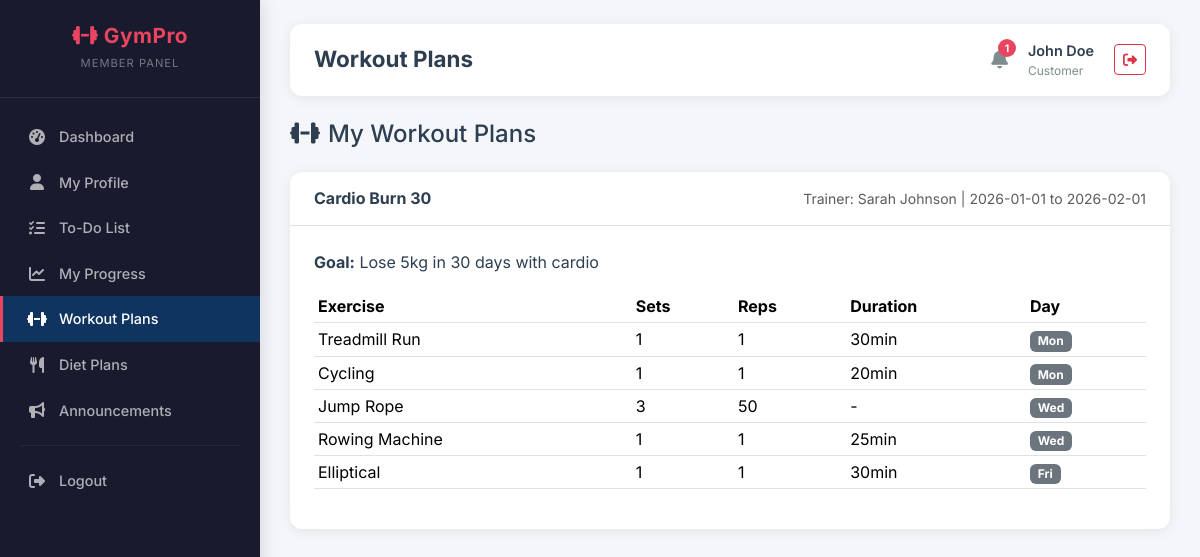
/customer/workout.php (signed in), run on the app's committed database.
### tables this page shows
CREATE TABLE workout_plans (
    plan_id INT AUTO_INCREMENT PRIMARY KEY,
    member_id INT,
    trainer_id INT,
    plan_name VARCHAR(100) NOT NULL,
    goal TEXT,
    start_date DATE,
    end_date DATE,
    created_at TIMESTAMP DEFAULT CURRENT_TIMESTAMP,
    FOREIGN KEY (member_id) REFERENCES users(user_id) ON DELETE CASCADE,
    FOREIGN KEY (trainer_id) REFERENCES trainers(trainer_id)
);

CREATE TABLE users (
    user_id INT AUTO_INCREMENT PRIMARY KEY,
    full_name VARCHAR(100) NOT NULL,
    email VARCHAR(100) UNIQUE NOT NULL,
    password VARCHAR(255) NOT NULL,
    phone VARCHAR(20),
    gender ENUM('male','female','other'),
    role ENUM('admin','staff','customer') DEFAULT 'customer',
    status ENUM('active','pending','expired','frozen') DEFAULT 'pending',
    profile_pic VARCHAR(255),
    address TEXT,
    dob DATE,
    created_at TIMESTAMP DEFAULT CURRENT_TIMESTAMP
);

CREATE TABLE workout_exercises (
    exercise_id INT AUTO_INCREMENT PRIMARY KEY,
    plan_id INT,
    exercise_name VARCHAR(100) NOT NULL,
    sets INT,
    reps INT,
    duration_minutes INT,
    day_of_week ENUM('Mon','Tue','Wed','Thu','Fri','Sat','Sun'),
    notes TEXT,
    FOREIGN KEY (plan_id) REFERENCES workout_plans(plan_id) ON DELETE CASCADE
);

### customer/workout.php (the view, shortened to what this page needs)
<?php
require_once __DIR__ . '/../config/db.php';
$uid = $_SESSION['user_id'];
$plans = $pdo->prepare("SELECT wp.*, u.full_name as trainer_name FROM workout_plans wp LEFT JOIN trainers t ON wp.trainer_id = t.trainer_id LEFT JOIN users u ON t.user_id = u.user_id WHERE wp.member_id = ? ORDER BY wp.start_date DESC");
$plans->execute([$uid]); $plans = $plans->fetchAll();
include __DIR__ . '/../includes/header.php';
?>
<h4 class="mb-4"><i class="fas fa-dumbbell me-2"></i>My Workout Plans</h4>
<?php if (empty($plans)): ?>
    <div class="card-custom"><div class="card-body"><div class="empty-state"><i class="fas fa-dumbbell"></i><p>No workout plans assigned yet</p></div></div></div>
<?php else: foreach ($plans as $p):
    $exercises = $pdo->prepare("SELECT * FROM workout_exercises WHERE plan_id = ? ORDER BY FIELD(day_of_week,'Mon','Tue','Wed','Thu','Fri','Sat','Sun')");
    $exercises->execute([$p['plan_id']]); $exercises = $exercises->fetchAll();
?>
    <div class="card-custom mb-3">
        <div class="card-header">
            <h5><?= htmlspecialchars($p['plan_name']) ?></h5>
            <small class="text-muted">Trainer: <?= htmlspecialchars($p['trainer_name'] ?? 'N/A') ?> | <?= $p['start_date'] ?> to <?= $p['end_date'] ?? 'Ongoing' ?></small>
        </div>
        <div class="card-body">
            <?php if ($p['goal']): ?><p><strong>Goal:</strong> <?= htmlspecialchars($p['goal']) ?></p><?php endif; ?>
            <?php if (!empty($exercises)): ?>
            <table class="table table-sm">
                <thead><tr><th>Exercise</th><th>Sets</th><th>Reps</th><th>Duration</th><th>Day</th></tr></thead>
                <tbody>
                <?php foreach ($exercises as $e): ?>
                <tr><td><?= htmlspecialchars($e['exercise_name']) ?></td><td><?= $e['sets'] ?></td><td><?= $e['reps'] ?></td><td><?= $e['duration_minutes'] ? $e['duration_minutes'].'min' : '-' ?></td><td><span class="badge bg-secondary"><?= $e['day_of_week'] ?></span></td></tr>
                <?php endforeach; ?></tbody></table>
            <?php else: ?><p class="text-muted">No exercises added yet</p><?php endif; ?>
        </div>
    </div>
<?php endforeach; endif; ?>
<?php include __DIR__ . '/../includes/footer.php'; ?>

### assets/css/custom.css (style rules this page uses)
:root { --sidebar-bg: #1a1a2e; --sidebar-hover: #16213e; --sidebar-active: #0f3460; --accent: #e94560; --accent-hover: #c81e45; --accent-light: rgba(233, 69, 96, 0.15); --bg-light: #f4f6f9; --bg-white: #ffffff; --text-dark: #2c3e50; --text-muted: #7f8c8d; --text-light: #ecf0f1; --border-color: #e0e0e0; --shadow: 0 2px 12px rgba(0, 0, 0, 0.08); --shadow-lg: 0 8px 30px rgba(0, 0, 0, 0.12); --radius: 12px; --radius-sm: 8px; --transition: all 0.3s ease; --font-main: 'Inter', sans-serif; }
* { box-sizing: border-box; }
body { font-family: var(--font-main); background: var(--bg-light); color: var(--text-dark); margin: 0; padding: 0; min-height: 100vh; }
.card-custom { background: var(--bg-white); border-radius: var(--radius); box-shadow: var(--shadow); border: none; overflow: hidden; transition: var(--transition); }
.card-custom .card-header { background: transparent; border-bottom: 1px solid var(--border-color); padding: 16px 24px; display: flex; justify-content: space-between; align-items: center; }
.card-custom .card-header h5 { font-size: 1rem; font-weight: 700; margin: 0; color: var(--text-dark); }
.card-custom .card-body { padding: 24px; }

### data on the page
workout_plans: plan_name "Cardio Burn 30", users.full_name "Sarah Johnson", start_date "2026-01-01", end_date "2026-02-01", goal "Lose 5kg in 30 days with cardio"
workout_exercises: exercise_name "Treadmill Run", sets "1", reps "1", duration_minutes "30", day_of_week "Mon"
workout_exercises: exercise_name "Cycling", sets "1", reps "1", duration_minutes "20", day_of_week "Mon"
workout_exercises: exercise_name "Jump Rope", sets "3", reps "50", day_of_week "Wed"
workout_exercises: exercise_name "Rowing Machine", sets "1", reps "1", duration_minutes "25", day_of_week "Wed"
workout_exercises: exercise_name "Elliptical", sets "1", reps "1", duration_minutes "30", day_of_week "Fri"

### other printed values
$page_title "Workout Plans"
$unread_count "1"
$_SESSION['full_name'] "John Doe"
$_SESSION['role'] "Customer"
